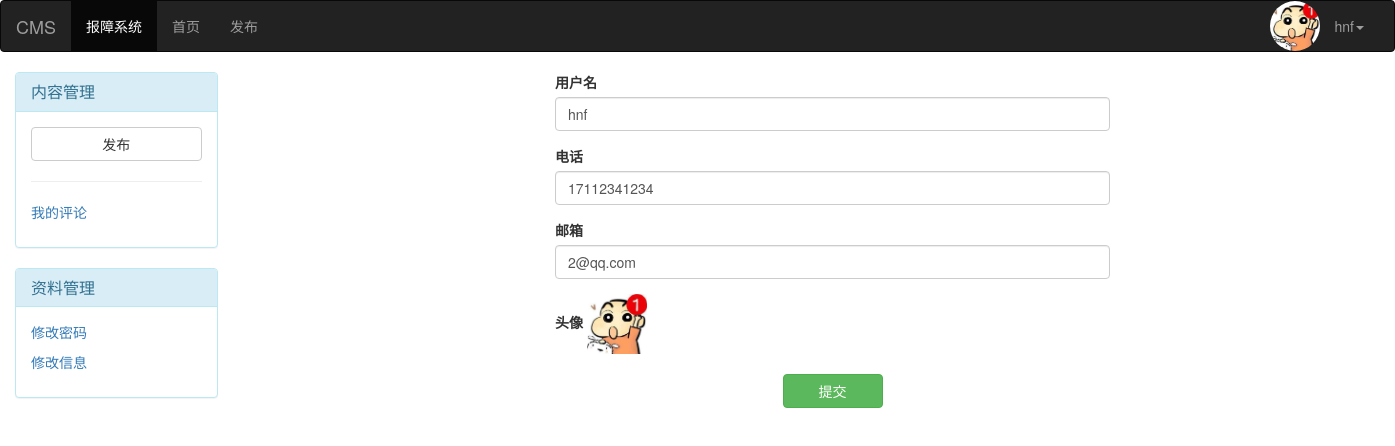
Before: /edit_info/ (signed in) with the older database file.
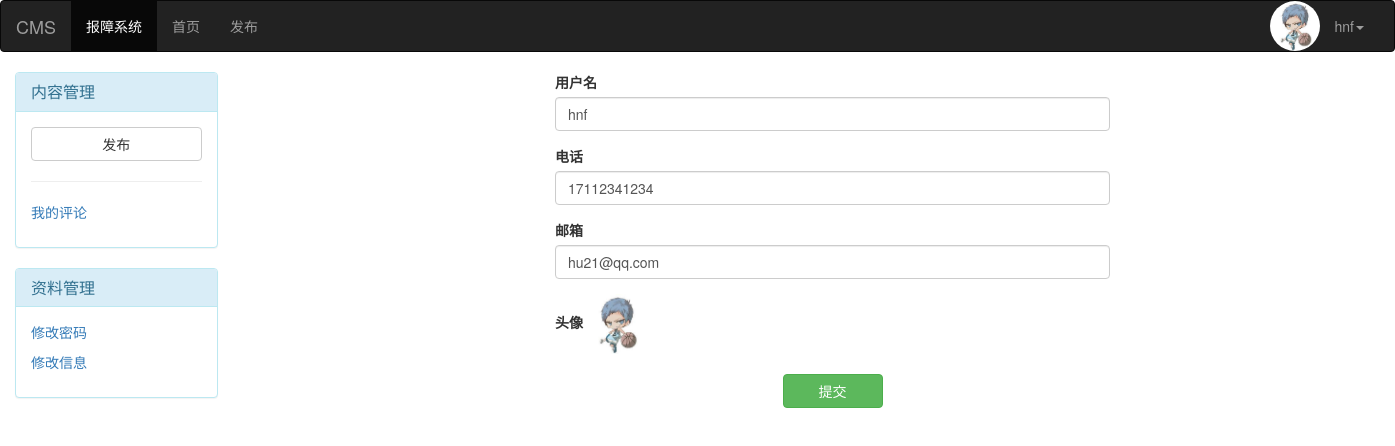
After: the same page with the newer database file.
### fault_reporting/models.py (models this page shows)
class UserInfo(AbstractUser):
    phone=models.CharField(max_length=11)
    avatar=models.FileField(upload_to="avatars/",default="avatars/default.png")

### fault_reporting/views.py (the view, shortened to what this page needs)
# urls.py: url(r'^edit_info/$', views.edit_register),
def edit_register(request):
    user_obj = models.UserInfo.objects.filter(username=request.user).first()  # 获取你要编辑的用户
    return render(request, "edit_register.html", locals())

### templates/edit_register.html (shortened to what this page needs)
{% extends 'base.html' %}
{% block page-left %}
    <div class="panel panel-info">
        <div class="panel-heading">
            <h3 class="panel-title">内容管理</h3>
        </div>
        <div class="panel-body">
            <a class="btn btn-default btn-block" href="/fault-report/add-report/">发布</a>
            <hr>
            <p><a href="">我的评论</a></p>
        </div>
    </div>
    <div class="panel panel-info">
        <div class="panel-heading">
            <h3 class="panel-title">资料管理</h3>
        </div>
        <div class="panel-body">
            <p><a href="/change_password/">修改密码</a></p>
            <p><a href="/edit_info/">修改信息</a></p>
        </div>
    </div>
{% endblock %}
{% block page-right %}
    <div class="container">
        <div class="row">
            <div class="col-md-6 col-md-offset-3">
                <form  action="" method="post" enctype="multipart/form-data">
                    <div class="form-group">
                        <label for="title">用户名</label>
                        <input type="text" id="title" name="name" class="form-control" value="{{ user_obj.username }}">
                    </div>
                    <div class="form-group">
                        <label for="title">电话</label>
                        <input type="text" id="title" name="phone" class="form-control" value="{{ user_obj.phone }}">
                    </div>
                    <div class="form-group">
                        <label for="title">邮箱</label>
                        <input type="text" id="title" name="email" class="form-control" value="{{ user_obj.email }}">
                    </div>
                    <div class="form-group">
                        <label for="id_avatar">头像
                            <img name="avatar" src="/media/{{ user_obj.avatar }}" id="avatar-img" style="width: 60px">
                        </label>
                    </div>
                    <div style="text-align: center">
                        <button style="width: 100px" type="submit" class="btn btn-success" id="submit-btn">提交</button>
                    </div>
                </form>
            </div>
        </div>
    </div>
{% endblock %}

### templates/base.html (shortened to what this page needs)
<!DOCTYPE html>
<html lang="en">
<head>
    <link rel="stylesheet" href="/static/plugins/bootstrap-3.3.7/css/bootstrap.min.css">
</head>
<body>
<nav class="navbar navbar-inverse">
    <div class="container-fluid">
        <div class="navbar-header">
            <a class="navbar-brand" href="#">CMS</a>
        </div>
        <div class="collapse navbar-collapse" id="bs-example-navbar-collapse-1">
            <ul class="nav navbar-nav">
                <li class="active"><a href="#">报障系统</a></li>
                <li><a href="/index/">首页</a></li>
                <li><a href="/fault-report/add-report/">发布</a></li>
            </ul>
            <ul class="nav navbar-nav navbar-right">
                {% if request.user.username %}
                    <li><img style="height: 50px;width: 50px;border-radius: 50%" src="/media/{{ request.user.avatar }}">
                    </li>
                    <li class="dropdown">
                        <a href="#" class="dropdown-toggle" data-toggle="dropdown" role="button" aria-haspopup="true"
                           aria-expanded="false">{{ request.user.username }}<span class="caret"></span></a>
                    </li>
                {% else %}
                    <li><a href="/login/">登录</a></li>
                    <li><a href="/register/">注册</a></li>
                {% endif %}
            </ul>
        </div>
    </div>
</nav>
<div class="container-fluid">
    <div class="row">
        <div class="col-md-2">
           {% block page-left %}
            {% endblock %}
        </div>
        <div class="col-md-10">
            {% block page-right %}
            {% endblock %}
        </div>
    </div>
</div>
</body>
</html>

Changed rows visible on the page:
changed UserInfo "hnf": user.avatar: a different picture; email "2@qq.com" → "hu21@qq.com"; avatar: a different picture
